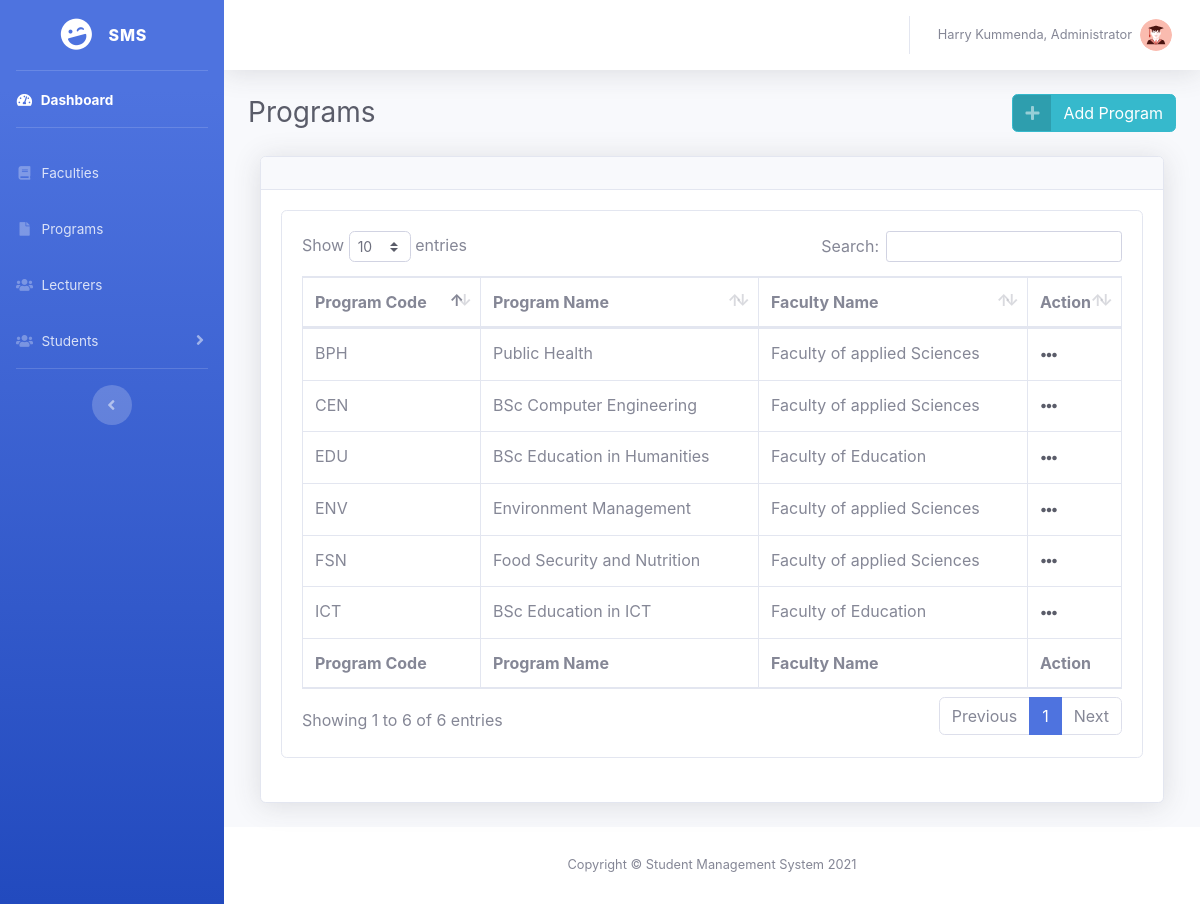
/registrar/programs.php (signed in), run on the app's committed database.
### tables this page shows
CREATE TABLE IF NOT EXISTS `programs` (
  `program_id` int(11) NOT NULL AUTO_INCREMENT,
  `faculty_id` int(11) DEFAULT NULL,
  `program_name` varchar(100) DEFAULT NULL,
  `program_code` varchar(10) DEFAULT NULL,
  PRIMARY KEY (`program_id`)
);

CREATE TABLE IF NOT EXISTS `faculties` (
  `faculty_id` int(11) NOT NULL AUTO_INCREMENT,
  `faculty_name` varchar(100) DEFAULT NULL,
  PRIMARY KEY (`faculty_id`)
);

### classes/dbh.class.php (called while the page is built)
<?php
class Dbh{
	private $host = "localhost";
	private $user = "root";
	private $pwd = "";
	private $dbname = "sms";
	protected function connect(){
	$dsn = 'mysql:host=' . $this->host . ';dbname='. $this->dbname;
	$pdo =  new PDO($dsn, $this->user, $this->pwd);
    $pdo->setAttribute(PDO::ATTR_DEFAULT_FETCH_MODE, PDO::FETCH_ASSOC);
    return $pdo;
	}
}
?>

### classes/program.class.php (called while the page is built, shortened)
<?php
 class Program extends Dbh{
     protected function viewsPrograms(){
        $sql = "SELECT * FROM programs INNER JOIN faculties ON programs.faculty_id = faculties.faculty_id";
        $stmt = $this->connect()->query($sql);
        return $stmt->fetchAll();
     }
 }
?>

### classes/programview.class.php (called while the page is built, shortened)
<?php
class ProgramView extends Program{
    public function viewPrograms()
    {
        return $this->viewsPrograms();
    }
}
?>

### registrar/programs.php (the view, shortened to what this page needs)
<!DOCTYPE html>
<html lang="en">
    <head>
        <link
            href="../assets/vendor/fontawesome-free/css/all.min.css"
            rel="stylesheet"
            type="text/css">
        <link href="../assets/css/sb-admin-2.min.css" rel="stylesheet">
        <link
            href="../assets/vendor/datatables/dataTables.bootstrap4.min.css"
            rel="stylesheet">
        <link href="../assets/css/bootstrap-select.css" rel="stylesheet" type="text/css">
    </head>
    <body id="page-top">
        <div id="wrapper">
            <?php include 'sidebar.php'; ?>
            <div class="container-fluid">
                <div class="d-sm-flex align-items-center justify-content-between mb-4">
                    <h1 class="h3 mb-0 text-gray-800">Programs</h1>
                    <a href="addprogram.php" class="btn btn-info btn-icon-split">
                        <span class="icon text-white-50">
                            <i class="fas fa-plus"></i>
                        </span>
                        <span class="text">Add Program</span>
                    </a>
                </div>
                <div class="col-lg-12">
                    <div class="card shadow mb-4">
                        <div class="card-header py-3"></div>
                        <div class="card-body">
                            <div class="card mb-4">
                                <div class="card-body">
                                    <div class="table-responsive">
                                        <table class="table table-bordered" id="dataTable" width="100%" cellspacing="0">
                                            <thead>
                                                <tr>
                                                    <th>Program Code</th>
                                                    <th>Program Name</th>
                                                    <th>Faculty Name</th>
                                                    <th style="width: 10%;">Action</th>
                                                </tr>
                                            </thead>
                                            <tfoot>
                                                <tr>
                                                    <th>Program Code</th>
                                                    <th>Program Name</th>
                                                    <th>Faculty Name</th>
                                                    <th>Action</th>
                                                </tr>
                                            </tfoot>
                                            <tbody>
                                                <?php
                                    $program = new ProgramView();
                                    $row = $program->viewPrograms();
                                    foreach($row as $rw){
                                    echo "<tr>
                                    <td><span id='programcode".$rw['program_id']."'>" .$rw['program_code']."</span></td>
                                    <td><span id='programname".$rw['program_id']."'>" .$rw['program_name']."</span></td>
                                    <td><span id='facultyname".$rw['program_id']."'>" .$rw['faculty_name']."</span></td>";
                                     ?>
                                                <td>
                                                    <div class="btn-group">
                                                        <button
                                                            class="btn btn-link text-dark m-0 p-0"
                                                            data-toggle="dropdown"
                                                            aria-haspopup="true"
                                                            aria-expanded="false">
                                                            <span class="icon icon-sm">
                                                                <span class="fas fa-ellipsis-h icon-dark"></span>
                                                            </span>
                                                        </button>
                                                    </div>
                                                </td>
                                            </tr>
                                            <?php } ?>
                                        </tbody>
                                    </table>
                                </div>
                            </div>
                        </div>
                    </div>
                </div>
            </div>
        </div>
    </div>
    <footer class="sticky-footer bg-white">
        <div class="container my-auto">
            <div class="copyright text-center my-auto">
                <span>Copyright &copy; Student Management System 2021</span>
            </div>
        </div>
    </footer>
</div>
</div>
</body>
</html>

### data on the page
programs: program_code "BPH", program_name "Public Health", faculty.faculty_name "Faculty of applied Sciences"
programs: program_code "CEN", program_name "BSc Computer Engineering", faculty.faculty_name "Faculty of applied Sciences"
programs: program_code "FSN", program_name "Food Security and Nutrition", faculty.faculty_name "Faculty of applied Sciences"
programs: program_code "ENV", program_name "Environment Management", faculty.faculty_name "Faculty of applied Sciences"
programs: program_code "EDU", program_name "BSc Education in Humanities", faculty.faculty_name "Faculty of Education"
programs: program_code "ICT", program_name "BSc Education in ICT", faculty.faculty_name "Faculty of Education"

### other printed values
$real_name "Harry Kummenda"
$username "Administrator"
